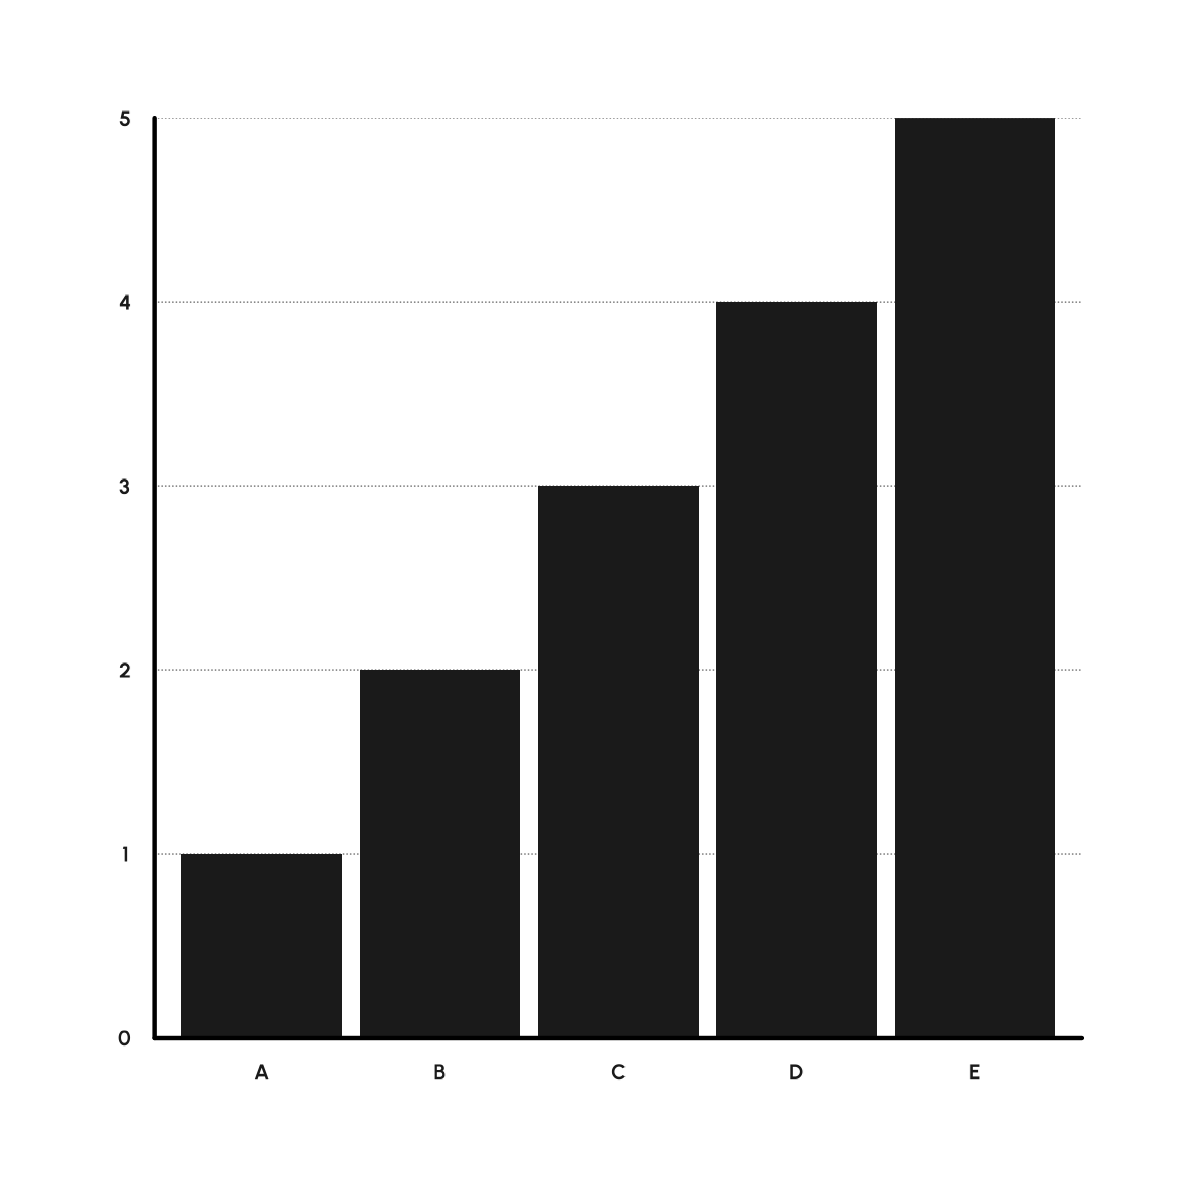

Generate this figure with R:
library(ggplot2)
library(dplyr)
library(httpgd)
library(sysfonts)
library(showtext)

showtext_auto()
font_add_google("Urbanist", family = "Urbanist")

font <- "Urbanist"
background_color <- "white"
plot_color <- "gray10"

data.frame(
  x = c("A", "B", "C", "D", "E"),
  y = c(1, 2, 3, 4, 5)
) %>%
  ggplot(aes(x = x, y = y)) +
  geom_bar(stat = "identity", fill = plot_color) +
  scale_y_continuous(expand = expansion(mult = c(0, 0))) +
  theme_void() +
  theme(
    plot.background = element_rect(
      fill = background_color,
      color = background_color
    ),
    panel.background = element_rect(
      fill = background_color,
      color = background_color
    ),
    plot.margin = margin(1, 1, 1, 1, "cm"),
    axis.line = element_line(size = .5),
    axis.text.x = element_text(
      size = 16,
      family = font,
      face = "bold",
      color = plot_color,
      margin = margin(2, 0, 0, 0, "mm")
    ),
    axis.text.y = element_text(
      size = 16,
      family = font,
      face = "bold",
      color = plot_color,
      margin = margin(0, 2, 0, 0, "mm")
    ),
    panel.grid.major.y = element_line(
      color = plot_color,
      size = .10,
      linetype = 3,
    ),
  )

ggsave(
  "typology-of-data-visualizations/bar/bar.png",
  width = 4,
  height = 4,
  units = "in",
  dpi = 300
)
